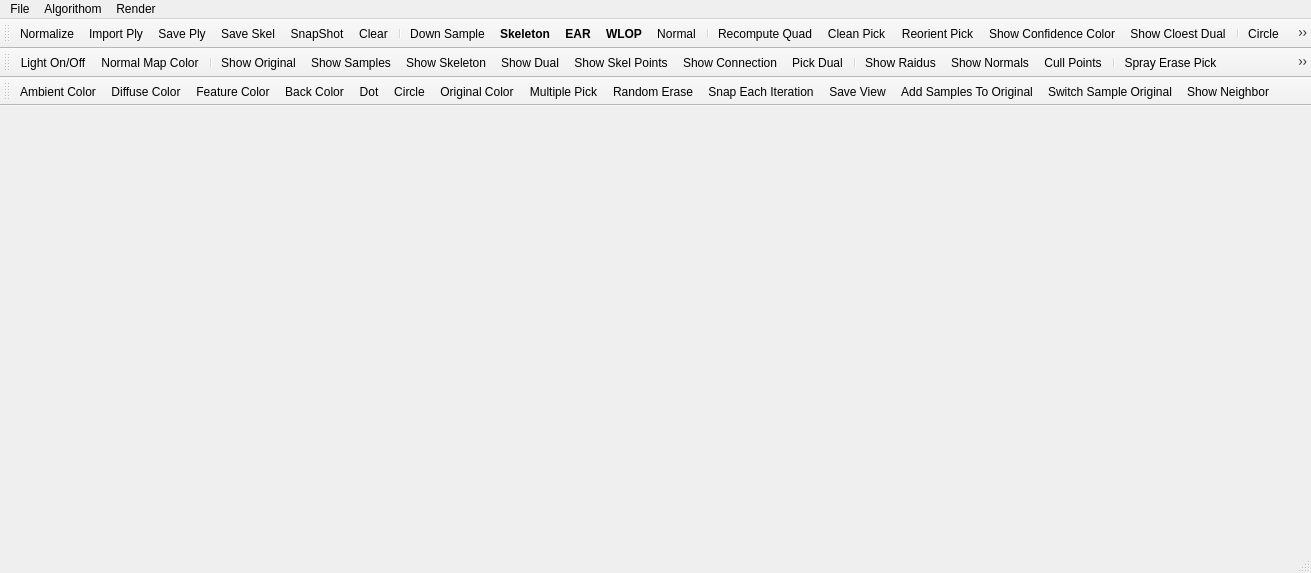
<?xml version="1.0" encoding="UTF-8"?>
<ui version="4.0">
 <class>mainwindowClass</class>
 <widget class="QMainWindow" name="mainwindowClass">
  <property name="geometry">
   <rect>
    <x>0</x>
    <y>0</y>
    <width>1311</width>
    <height>573</height>
   </rect>
  </property>
  <property name="minimumSize">
   <size>
    <width>55</width>
    <height>55</height>
   </size>
  </property>
  <property name="sizeIncrement">
   <size>
    <width>5</width>
    <height>5</height>
   </size>
  </property>
  <property name="baseSize">
   <size>
    <width>1</width>
    <height>1</height>
   </size>
  </property>
  <property name="acceptDrops">
   <bool>true</bool>
  </property>
  <property name="windowTitle">
   <string>Point Cloud</string>
  </property>
  <widget class="QWidget" name="centralWidget"/>
  <widget class="QMenuBar" name="menuBar">
   <property name="geometry">
    <rect>
     <x>0</x>
     <y>0</y>
     <width>1311</width>
     <height>21</height>
    </rect>
   </property>
   <widget class="QMenu" name="menuFile">
    <property name="title">
     <string>File</string>
    </property>
    <addaction name="actionImport_Ply"/>
    <addaction name="actionSave_Ply"/>
    <addaction name="actionSave_Skel"/>
    <addaction name="actionNormalize"/>
    <addaction name="actionDownSample"/>
    <addaction name="actionSubSample"/>
    <addaction name="actionQianSample"/>
    <addaction name="actionClear_Data"/>
    <addaction name="actionImport_Image"/>
    <addaction name="actionSave_View"/>
    <addaction name="actionSwitch_Sample_DualSample"/>
    <addaction name="actionSwitch_Sample_Original"/>
    <addaction name="actionAdd_Samples_To_Original"/>
   </widget>
   <widget class="QMenu" name="menuAlgorithom">
    <property name="title">
     <string>Algorithom</string>
    </property>
    <widget class="QMenu" name="menuWLOP">
     <property name="title">
      <string>WLOP</string>
     </property>
     <addaction name="actionRun_Wlop"/>
     <addaction name="actionWLOP_Setting"/>
    </widget>
    <widget class="QMenu" name="menuNormal">
     <property name="title">
      <string>Normal</string>
     </property>
     <addaction name="actionRun_PCA"/>
     <addaction name="actionNormal_Setting"/>
     <addaction name="actionReorientate"/>
    </widget>
    <widget class="QMenu" name="menuSkeleton">
     <property name="title">
      <string>Skeleton</string>
     </property>
     <addaction name="separator"/>
     <addaction name="actionSkeleton_Setting"/>
    </widget>
    <widget class="QMenu" name="menuEAR">
     <property name="title">
      <string>EAR</string>
     </property>
     <addaction name="actionUpsample_Setting"/>
    </widget>
    <addaction name="menuWLOP"/>
    <addaction name="menuNormal"/>
    <addaction name="menuSkeleton"/>
    <addaction name="menuEAR"/>
   </widget>
   <widget class="QMenu" name="menuRender">
    <property name="title">
     <string>Render</string>
    </property>
    <widget class="QMenu" name="menuColor">
     <property name="title">
      <string>Color</string>
     </property>
     <addaction name="actionLight_On_Off"/>
     <addaction name="actionSample_Color"/>
     <addaction name="actionOriginal_Color"/>
     <addaction name="actionBackground_Color"/>
     <addaction name="actionFeature_Color"/>
     <addaction name="actionNormal_Color"/>
     <addaction name="separator"/>
     <addaction name="actionAmbient_Color"/>
     <addaction name="actionDiffuse_Color"/>
     <addaction name="actionSpecular_Color"/>
     <addaction name="actionShow_Individual_Color"/>
     <addaction name="actionShow_Segment_Color"/>
    </widget>
    <widget class="QMenu" name="menuSample_Render">
     <property name="title">
      <string>Sample Render</string>
     </property>
     <addaction name="actionShow_Samples"/>
     <addaction name="separator"/>
     <addaction name="actionShow_Sample_Dot"/>
     <addaction name="actionShow_Sample_Quads"/>
     <addaction name="actionShow_Sample_Circle"/>
     <addaction name="actionShow_Sample_Sphere"/>
    </widget>
    <widget class="QMenu" name="menuOriginal_Render">
     <property name="title">
      <string>Original Render</string>
     </property>
     <addaction name="actionShow_Original"/>
     <addaction name="separator"/>
     <addaction name="actionShow_Original_Dot"/>
     <addaction name="actionShow_Original_Quad"/>
     <addaction name="actionShow_Original_Circle"/>
     <addaction name="actionShow_Original_Sphere"/>
    </widget>
    <widget class="QMenu" name="menuSnap_Shot">
     <property name="title">
      <string>Snap Shot</string>
     </property>
     <addaction name="actionSnapShot"/>
     <addaction name="actionSnap_Each_Iteration"/>
     <addaction name="actionNo_Snap_Radius"/>
    </widget>
    <widget class="QMenu" name="menuShow_Neighbor_Size">
     <property name="title">
      <string>Show Neighbor Size</string>
     </property>
     <addaction name="actionShow_Neighborhood_Ball"/>
     <addaction name="actionShow_Radius_Line"/>
     <addaction name="actionShow_All_Raidus"/>
    </widget>
    <widget class="QMenu" name="menuPick_Point">
     <property name="title">
      <string>Pick Point</string>
     </property>
     <addaction name="actionErase_Pick"/>
     <addaction name="actionShow_Picked_Neighbor"/>
     <addaction name="actionPick_Dual"/>
     <addaction name="actionReorient_Pick"/>
     <addaction name="actionClean_Pick"/>
     <addaction name="actionSpray_Erase"/>
     <addaction name="actionMultiple_Pick"/>
     <addaction name="actionRandom_Erase"/>
    </widget>
    <widget class="QMenu" name="menuSkeleton_Render">
     <property name="title">
      <string>Skeleton Render</string>
     </property>
     <addaction name="actionShow_Skeleton"/>
     <addaction name="actionShow_colorful_branches"/>
    </widget>
    <widget class="QMenu" name="menuDual_Sample_Render">
     <property name="title">
      <string>Dual Sample Render</string>
     </property>
     <addaction name="actionShow_Dual"/>
     <addaction name="separator"/>
     <addaction name="action_Dual_Dot"/>
     <addaction name="action_Dual_Quad"/>
     <addaction name="action_Dual_Circle"/>
     <addaction name="action_Dual_Sphere"/>
    </widget>
    <addaction name="menuColor"/>
    <addaction name="separator"/>
    <addaction name="menuSample_Render"/>
    <addaction name="menuOriginal_Render"/>
    <addaction name="menuDual_Sample_Render"/>
    <addaction name="menuSkeleton_Render"/>
    <addaction name="actionShow_Normals"/>
    <addaction name="actionCull_Points"/>
    <addaction name="actionRecompute_Quad"/>
    <addaction name="actionShow_Normal_Color"/>
    <addaction name="menuSnap_Shot"/>
    <addaction name="menuShow_Neighbor_Size"/>
    <addaction name="menuPick_Point"/>
    <addaction name="actionShow_Connection"/>
    <addaction name="actionShow_Confidence_Color"/>
    <addaction name="actionShow_Cloest_Dual"/>
    <addaction name="actionShow_Target"/>
    <addaction name="actionShow_Eigens"/>
    <addaction name="actionShow_Skeletal_Points"/>
    <addaction name="actionShow_Neighbor"/>
   </widget>
   <addaction name="menuFile"/>
   <addaction name="menuAlgorithom"/>
   <addaction name="menuRender"/>
  </widget>
  <widget class="QToolBar" name="mainToolBar">
   <property name="baseSize">
    <size>
     <width>11</width>
     <height>11</height>
    </size>
   </property>
   <property name="toolButtonStyle">
    <enum>Qt::ToolButtonTextUnderIcon</enum>
   </property>
   <attribute name="toolBarArea">
    <enum>TopToolBarArea</enum>
   </attribute>
   <attribute name="toolBarBreak">
    <bool>false</bool>
   </attribute>
   <addaction name="actionNormalize"/>
   <addaction name="actionImport_Ply"/>
   <addaction name="actionSave_Ply"/>
   <addaction name="actionSave_Skel"/>
   <addaction name="actionSnapShot"/>
   <addaction name="actionClear_Data"/>
   <addaction name="separator"/>
   <addaction name="actionDownSample"/>
   <addaction name="actionSkeleton_Setting"/>
   <addaction name="actionUpsample_Setting"/>
   <addaction name="actionWLOP_Setting"/>
   <addaction name="actionNormal_Setting"/>
   <addaction name="separator"/>
   <addaction name="actionRecompute_Quad"/>
   <addaction name="actionClean_Pick"/>
   <addaction name="actionReorient_Pick"/>
   <addaction name="actionShow_Confidence_Color"/>
   <addaction name="actionShow_Cloest_Dual"/>
   <addaction name="separator"/>
   <addaction name="actionShow_Sample_Circle"/>
   <addaction name="actionShow_Sample_Dot"/>
   <addaction name="actionShow_Sample_Sphere"/>
   <addaction name="actionSwitch_Sample_DualSample"/>
   <addaction name="actionShow_Target"/>
  </widget>
  <widget class="QStatusBar" name="statusBar"/>
  <widget class="QToolBar" name="toolBar">
   <property name="windowTitle">
    <string>toolBar</string>
   </property>
   <attribute name="toolBarArea">
    <enum>TopToolBarArea</enum>
   </attribute>
   <attribute name="toolBarBreak">
    <bool>true</bool>
   </attribute>
   <addaction name="actionLight_On_Off"/>
   <addaction name="actionShow_Normal_Color"/>
   <addaction name="separator"/>
   <addaction name="actionShow_Original"/>
   <addaction name="actionShow_Samples"/>
   <addaction name="actionShow_Skeleton"/>
   <addaction name="actionShow_Dual"/>
   <addaction name="actionShow_Skeletal_Points"/>
   <addaction name="actionShow_Connection"/>
   <addaction name="actionPick_Dual"/>
   <addaction name="separator"/>
   <addaction name="actionShow_Neighborhood_Ball"/>
   <addaction name="actionShow_Normals"/>
   <addaction name="actionCull_Points"/>
   <addaction name="separator"/>
   <addaction name="actionSpray_Erase"/>
   <addaction name="actionShow_Eigens"/>
   <addaction name="separator"/>
   <addaction name="action_Dual_Circle"/>
   <addaction name="action_Dual_Dot"/>
   <addaction name="action_Dual_Sphere"/>
   <addaction name="actionShow_Picked_Neighbor"/>
   <addaction name="actionShow_Segment_Color"/>
  </widget>
  <widget class="QToolBar" name="toolBar_2">
   <property name="windowTitle">
    <string>toolBar_2</string>
   </property>
   <attribute name="toolBarArea">
    <enum>TopToolBarArea</enum>
   </attribute>
   <attribute name="toolBarBreak">
    <bool>true</bool>
   </attribute>
   <addaction name="actionAmbient_Color"/>
   <addaction name="actionDiffuse_Color"/>
   <addaction name="actionFeature_Color"/>
   <addaction name="actionBackground_Color"/>
   <addaction name="actionShow_Original_Dot"/>
   <addaction name="actionShow_Original_Circle"/>
   <addaction name="actionOriginal_Color"/>
   <addaction name="actionMultiple_Pick"/>
   <addaction name="actionRandom_Erase"/>
   <addaction name="actionSnap_Each_Iteration"/>
   <addaction name="actionSave_View"/>
   <addaction name="actionAdd_Samples_To_Original"/>
   <addaction name="actionSwitch_Sample_Original"/>
   <addaction name="actionShow_Neighbor"/>
  </widget>
  <action name="actionImport_Ply">
   <property name="icon">
    <iconset resource="mainwindow.qrc">
     <normaloff>:/mainwindow/Icons/open.png</normaloff>:/mainwindow/Icons/open.png</iconset>
   </property>
   <property name="text">
    <string>Import Ply</string>
   </property>
  </action>
  <action name="actionSave_Ply">
   <property name="icon">
    <iconset resource="mainwindow.qrc">
     <normaloff>:/mainwindow/Icons/save.png</normaloff>:/mainwindow/Icons/save.png</iconset>
   </property>
   <property name="text">
    <string>Save Ply</string>
   </property>
  </action>
  <action name="actionShow_Samples">
   <property name="checkable">
    <bool>true</bool>
   </property>
   <property name="text">
    <string>Show Samples</string>
   </property>
  </action>
  <action name="actionShow_Original">
   <property name="checkable">
    <bool>true</bool>
   </property>
   <property name="text">
    <string>Show Original</string>
   </property>
  </action>
  <action name="actionShow_Neighborhood_Ball">
   <property name="checkable">
    <bool>true</bool>
   </property>
   <property name="text">
    <string>Show Raidus</string>
   </property>
   <property name="shortcut">
    <string>Alt+R</string>
   </property>
  </action>
  <action name="actionCull_Points">
   <property name="checkable">
    <bool>true</bool>
   </property>
   <property name="text">
    <string>Cull Points</string>
   </property>
   <property name="shortcut">
    <string>Ctrl+T</string>
   </property>
  </action>
  <action name="actionSample_Color">
   <property name="text">
    <string>Sample Color</string>
   </property>
  </action>
  <action name="actionOriginal_Color">
   <property name="text">
    <string>Original Color</string>
   </property>
  </action>
  <action name="actionBackground_Color">
   <property name="text">
    <string>Back Color</string>
   </property>
  </action>
  <action name="actionAmbient_Color">
   <property name="text">
    <string>Ambient Color</string>
   </property>
  </action>
  <action name="actionDiffuse_Color">
   <property name="text">
    <string>Diffuse Color</string>
   </property>
  </action>
  <action name="actionSpecular_Color">
   <property name="text">
    <string>Specular Color</string>
   </property>
  </action>
  <action name="actionLight_On_Off">
   <property name="checkable">
    <bool>true</bool>
   </property>
   <property name="icon">
    <iconset resource="mainwindow.qrc">
     <normaloff>:/mainwindow/Icons/lighton.png</normaloff>:/mainwindow/Icons/lighton.png</iconset>
   </property>
   <property name="text">
    <string>Light On/Off</string>
   </property>
  </action>
  <action name="actionInitial_Sampling">
   <property name="text">
    <string>Initial Sampling</string>
   </property>
  </action>
  <action name="actionNormalize">
   <property name="text">
    <string>Normalize</string>
   </property>
  </action>
  <action name="actionDownSample">
   <property name="icon">
    <iconset resource="mainwindow.qrc">
     <normaloff>:/mainwindow/Icons/reload.png</normaloff>:/mainwindow/Icons/reload.png</iconset>
   </property>
   <property name="text">
    <string>Down Sample</string>
   </property>
  </action>
  <action name="actionSubSample">
   <property name="text">
    <string>SubSample</string>
   </property>
  </action>
  <action name="actionSnapShot">
   <property name="icon">
    <iconset resource="mainwindow.qrc">
     <normaloff>:/mainwindow/Icons/125.png</normaloff>:/mainwindow/Icons/125.png</iconset>
   </property>
   <property name="text">
    <string>SnapShot</string>
   </property>
  </action>
  <action name="actionShow_Normals">
   <property name="checkable">
    <bool>true</bool>
   </property>
   <property name="text">
    <string>Show Normals</string>
   </property>
   <property name="shortcut">
    <string>Alt+N</string>
   </property>
  </action>
  <action name="actionFeature_Color">
   <property name="text">
    <string>Feature Color</string>
   </property>
  </action>
  <action name="actionNormal_Color">
   <property name="text">
    <string>Normal Color</string>
   </property>
  </action>
  <action name="actionWLOP_2">
   <property name="text">
    <string>Skeletonization</string>
   </property>
  </action>
  <action name="actionRun_Wlop">
   <property name="icon">
    <iconset resource="mainwindow.qrc">
     <normaloff>:/mainwindow/Icons/gowalla_128x128-32.png</normaloff>:/mainwindow/Icons/gowalla_128x128-32.png</iconset>
   </property>
   <property name="text">
    <string>Run WLOP</string>
   </property>
  </action>
  <action name="actionWLOP_Setting">
   <property name="icon">
    <iconset resource="mainwindow.qrc">
     <normaloff>:/mainwindow/Icons/gameboid_128x128-32.png</normaloff>:/mainwindow/Icons/gameboid_128x128-32.png</iconset>
   </property>
   <property name="text">
    <string>WLOP</string>
   </property>
   <property name="font">
    <font>
     <weight>75</weight>
     <bold>true</bold>
    </font>
   </property>
  </action>
  <action name="actionRun_PCA">
   <property name="text">
    <string>Run PCA</string>
   </property>
  </action>
  <action name="actionNormal_Setting">
   <property name="icon">
    <iconset resource="mainwindow.qrc">
     <normaloff>:/mainwindow/Icons/sleepbot_128x128-32.png</normaloff>:/mainwindow/Icons/sleepbot_128x128-32.png</iconset>
   </property>
   <property name="text">
    <string>Normal</string>
   </property>
  </action>
  <action name="actionReorientate">
   <property name="text">
    <string>Reorientate</string>
   </property>
   <property name="font">
    <font>
     <weight>75</weight>
     <bold>true</bold>
    </font>
   </property>
  </action>
  <action name="actionShow_Sample_Quads">
   <property name="checkable">
    <bool>true</bool>
   </property>
   <property name="text">
    <string>Quad</string>
   </property>
  </action>
  <action name="actionShow_Sample_Dot">
   <property name="checkable">
    <bool>true</bool>
   </property>
   <property name="text">
    <string>Dot</string>
   </property>
  </action>
  <action name="actionShow_Sample_Circle">
   <property name="checkable">
    <bool>true</bool>
   </property>
   <property name="text">
    <string>Circle</string>
   </property>
  </action>
  <action name="actionShow_Original_Quad">
   <property name="checkable">
    <bool>true</bool>
   </property>
   <property name="text">
    <string>Quad</string>
   </property>
  </action>
  <action name="actionShow_Original_Dot">
   <property name="checkable">
    <bool>true</bool>
   </property>
   <property name="text">
    <string>Dot</string>
   </property>
  </action>
  <action name="actionShow_Original_Circle">
   <property name="checkable">
    <bool>true</bool>
   </property>
   <property name="text">
    <string>Circle</string>
   </property>
  </action>
  <action name="actionInitial_Sampling_2">
   <property name="text">
    <string>Initialization</string>
   </property>
  </action>
  <action name="actionAuto_Play">
   <property name="text">
    <string>Auto Play</string>
   </property>
  </action>
  <action name="actionStop">
   <property name="text">
    <string>Stop</string>
   </property>
  </action>
  <action name="actionStep">
   <property name="text">
    <string>Step</string>
   </property>
  </action>
  <action name="actionJump">
   <property name="text">
    <string>Jump</string>
   </property>
  </action>
  <action name="actionSkeleton_Setting">
   <property name="icon">
    <iconset resource="mainwindow.qrc">
     <normaloff>:/mainwindow/Icons/heyzap_128x128-32.png</normaloff>:/mainwindow/Icons/heyzap_128x128-32.png</iconset>
   </property>
   <property name="text">
    <string>Skeleton</string>
   </property>
   <property name="font">
    <font>
     <weight>75</weight>
     <bold>true</bold>
    </font>
   </property>
  </action>
  <action name="actionUpsample_Setting">
   <property name="icon">
    <iconset resource="mainwindow.qrc">
     <normaloff>:/mainwindow/Icons/upsample-xw.png</normaloff>:/mainwindow/Icons/upsample-xw.png</iconset>
   </property>
   <property name="text">
    <string>EAR</string>
   </property>
   <property name="font">
    <font>
     <weight>75</weight>
     <bold>true</bold>
     <strikeout>false</strikeout>
     <stylestrategy>PreferAntialias</stylestrategy>
    </font>
   </property>
  </action>
  <action name="actionClear_Data">
   <property name="icon">
    <iconset resource="mainwindow.qrc">
     <normaloff>:/mainwindow/Icons/eraser.png</normaloff>:/mainwindow/Icons/eraser.png</iconset>
   </property>
   <property name="text">
    <string>Clear</string>
   </property>
  </action>
  <action name="actionImport_Image">
   <property name="text">
    <string>Import Image</string>
   </property>
   <property name="visible">
    <bool>false</bool>
   </property>
  </action>
  <action name="actionShow_Individual_Color">
   <property name="checkable">
    <bool>true</bool>
   </property>
   <property name="text">
    <string>Show Individual Color</string>
   </property>
  </action>
  <action name="actionRecompute_Quad">
   <property name="text">
    <string>Recompute Quad</string>
   </property>
  </action>
  <action name="actionShow_Normal_Color">
   <property name="checkable">
    <bool>true</bool>
   </property>
   <property name="icon">
    <iconset resource="mainwindow.qrc">
     <normaloff>:/mainwindow/Icons/rgbt.png</normaloff>:/mainwindow/Icons/rgbt.png</iconset>
   </property>
   <property name="text">
    <string>Normal Map Color</string>
   </property>
  </action>
  <action name="actionSave_View">
   <property name="text">
    <string>Save View</string>
   </property>
  </action>
  <action name="actionSnap_Each_Iteration">
   <property name="checkable">
    <bool>true</bool>
   </property>
   <property name="text">
    <string>Snap Each Iteration</string>
   </property>
  </action>
  <action name="actionNo_Snap_Radius">
   <property name="checkable">
    <bool>true</bool>
   </property>
   <property name="text">
    <string>Not Snap Radius</string>
   </property>
  </action>
  <action name="actionShow_Radius_Line">
   <property name="text">
    <string>Show Radius Line</string>
   </property>
  </action>
  <action name="actionShow_All_Raidus">
   <property name="checkable">
    <bool>true</bool>
   </property>
   <property name="text">
    <string>Show All Raidus</string>
   </property>
  </action>
  <action name="actionSave_Skel">
   <property name="icon">
    <iconset resource="mainwindow.qrc">
     <normaloff>:/mainwindow/Icons/folder_128x128-32.png</normaloff>:/mainwindow/Icons/folder_128x128-32.png</iconset>
   </property>
   <property name="text">
    <string>Save Skel</string>
   </property>
  </action>
  <action name="actionErase_Pick">
   <property name="text">
    <string>Erase Pick</string>
   </property>
   <property name="shortcut">
    <string>Alt+E</string>
   </property>
  </action>
  <action name="actionShow_Sample_Sphere">
   <property name="checkable">
    <bool>true</bool>
   </property>
   <property name="text">
    <string>Sphere</string>
   </property>
  </action>
  <action name="actionShow_Original_Sphere">
   <property name="checkable">
    <bool>true</bool>
   </property>
   <property name="text">
    <string>Sphere</string>
   </property>
  </action>
  <action name="actionShow_Skeleton">
   <property name="checkable">
    <bool>true</bool>
   </property>
   <property name="text">
    <string>Show Skeleton</string>
   </property>
  </action>
  <action name="actionShow_colorful_branches">
   <property name="checkable">
    <bool>true</bool>
   </property>
   <property name="text">
    <string>Show colorful branches</string>
   </property>
  </action>
  <action name="actionQianSample">
   <property name="text">
    <string>Fixed Sample(no random)</string>
   </property>
   <property name="visible">
    <bool>false</bool>
   </property>
  </action>
  <action name="actionShow_Picked_Neighbor">
   <property name="checkable">
    <bool>true</bool>
   </property>
   <property name="text">
    <string>Show Picked Neighbor</string>
   </property>
  </action>
  <action name="actionSwitch_Sample_DualSample">
   <property name="text">
    <string>Switch Sample DualSample</string>
   </property>
  </action>
  <action name="actionShow_Dual">
   <property name="checkable">
    <bool>true</bool>
   </property>
   <property name="text">
    <string>Show Dual</string>
   </property>
  </action>
  <action name="actionShow_Connection">
   <property name="checkable">
    <bool>true</bool>
   </property>
   <property name="text">
    <string>Show Connection</string>
   </property>
  </action>
  <action name="actionPick_Dual">
   <property name="checkable">
    <bool>true</bool>
   </property>
   <property name="text">
    <string>Pick Dual</string>
   </property>
  </action>
  <action name="actionReorient_Pick">
   <property name="text">
    <string>Reorient Pick</string>
   </property>
   <property name="shortcut">
    <string>Alt+D</string>
   </property>
  </action>
  <action name="actionClean_Pick">
   <property name="text">
    <string>Clean Pick</string>
   </property>
  </action>
  <action name="action_Dual_Dot">
   <property name="checkable">
    <bool>true</bool>
   </property>
   <property name="text">
    <string>Dot</string>
   </property>
  </action>
  <action name="action_Dual_Quad">
   <property name="checkable">
    <bool>true</bool>
   </property>
   <property name="text">
    <string>Quad</string>
   </property>
  </action>
  <action name="action_Dual_Circle">
   <property name="checkable">
    <bool>true</bool>
   </property>
   <property name="text">
    <string>Circle</string>
   </property>
  </action>
  <action name="action_Dual_Sphere">
   <property name="checkable">
    <bool>true</bool>
   </property>
   <property name="text">
    <string>Sphere</string>
   </property>
  </action>
  <action name="actionShow_Confidence_Color">
   <property name="checkable">
    <bool>true</bool>
   </property>
   <property name="text">
    <string>Show Confidence Color</string>
   </property>
  </action>
  <action name="actionShow_Cloest_Dual">
   <property name="checkable">
    <bool>true</bool>
   </property>
   <property name="text">
    <string>Show Cloest Dual</string>
   </property>
  </action>
  <action name="actionShow_Target">
   <property name="checkable">
    <bool>true</bool>
   </property>
   <property name="text">
    <string>Show Target</string>
   </property>
  </action>
  <action name="actionSpray_Erase">
   <property name="text">
    <string>Spray Erase Pick</string>
   </property>
   <property name="shortcut">
    <string>Ctrl+Alt+E</string>
   </property>
   <property name="shortcutContext">
    <enum>Qt::ApplicationShortcut</enum>
   </property>
  </action>
  <action name="actionAdd_Samples_To_Original">
   <property name="text">
    <string>Add Samples To Original</string>
   </property>
  </action>
  <action name="actionShow_Eigens">
   <property name="checkable">
    <bool>true</bool>
   </property>
   <property name="text">
    <string>Show Eigens</string>
   </property>
  </action>
  <action name="actionMultiple_Pick">
   <property name="checkable">
    <bool>true</bool>
   </property>
   <property name="text">
    <string>Multiple Pick</string>
   </property>
  </action>
  <action name="actionRandom_Erase">
   <property name="checkable">
    <bool>true</bool>
   </property>
   <property name="text">
    <string>Random Erase</string>
   </property>
  </action>
  <action name="actionShow_Segment_Color">
   <property name="checkable">
    <bool>true</bool>
   </property>
   <property name="text">
    <string>Show Segment Color</string>
   </property>
  </action>
  <action name="actionSwitch_Sample_Original">
   <property name="text">
    <string>Switch Sample Original</string>
   </property>
  </action>
  <action name="actionShow_Skeletal_Points">
   <property name="checkable">
    <bool>true</bool>
   </property>
   <property name="text">
    <string>Show Skel Points</string>
   </property>
  </action>
  <action name="actionShow_Neighbor">
   <property name="checkable">
    <bool>true</bool>
   </property>
   <property name="text">
    <string>Show Neighbor</string>
   </property>
  </action>
 </widget>
 <layoutdefault spacing="6" margin="11"/>
 <resources>
  <include location="mainwindow.qrc"/>
 </resources>
 <connections/>
</ui>
